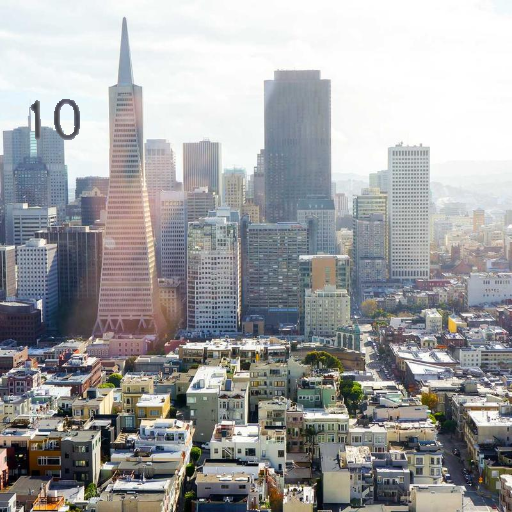
#> input picture dataset/FTSR/HR/ftsr_000000.png, 512 x 512 px; its folder holds only this picture in this run
$ python degradation.py
#> lines starting #> are read from the running program, lines starting #| are printed output that depends on the picture
"""
Real-ESRGAN style degradation pipeline (two-stage cascaded).

Paper reference:
  Uses the degradation pipeline from Real-ESRGAN [wang2021real], which
  is a TWO-STAGE cascaded degradation model.

  Each stage: Blur → Resize → Noise → JPEG → (optional sinc filter)
  Final: resize to target LR size + optional sinc filter

Reference: https://github.com/xinntao/Real-ESRGAN/blob/master/realesrgan/data/realesrgan_dataset.py

Improvements over previous version:
  - Sinc filter support (critical for Real-ESRGAN fidelity)
  - Multiple blur kernel types (iso/aniso Gaussian, generalized Gaussian, plateau)
  - Poisson noise (shot noise) in addition to Gaussian
  - Per-stage parameter tuning matching the original paper
"""
import cv2
import numpy as np
import random
from pathlib import Path
from tqdm import tqdm


def _generate_sinc_kernel(cutoff: float, kernel_size: int = 21) -> np.ndarray:
    """Generate a sinc filter kernel (band-limiting / ringing artifact).

    This is a key component of Real-ESRGAN degradation that was previously missing.
    """
    if kernel_size % 2 == 0:
        kernel_size += 1
    half = kernel_size // 2

    kernel = np.zeros((kernel_size, kernel_size), dtype=np.float64)
    for i in range(kernel_size):
        for j in range(kernel_size):
            x = i - half
            y = j - half
            r = np.sqrt(x*x + y*y)
            if r == 0:
                kernel[i, j] = cutoff
            else:
                kernel[i, j] = cutoff * np.sin(np.pi * cutoff * r) / (np.pi * cutoff * r)

    # Normalize
    kernel /= kernel.sum() + 1e-10
    return kernel.astype(np.float32)


def _random_gaussian_kernel(kernel_size: int, sigma_range=(0.2, 3.0)):
    """Generate random isotropic Gaussian blur kernel."""
    sigma = random.uniform(*sigma_range)
    return cv2.getGaussianKernel(kernel_size, sigma) @ \
           cv2.getGaussianKernel(kernel_size, sigma).T


def _random_generalized_gaussian_kernel(kernel_size: int, sigma_range=(0.2, 3.0),
                                         beta_range=(0.5, 4.0)):
    """
    Generalized Gaussian kernel — varies the shape parameter beta.

    Fix D2: Proper implementation using scipy.stats.gennorm instead of
    falling back to standard Gaussian.

    beta < 2: heavier tails (more blur, "plateau"-like)
    beta = 2: standard Gaussian
    beta > 2: lighter tails (sharper)

    Reference: Real-ESRGAN degradation_bsrgan.py
    """
    sigma = random.uniform(*sigma_range)
    beta = random.uniform(*beta_range)

    try:
        from scipy.stats import gennorm
        half = kernel_size // 2
        x = np.arange(-half, half + 1, dtype=np.float64)
        # 1D generalized Gaussian
        kernel_1d = gennorm.pdf(x, beta, scale=sigma)
        kernel_1d = kernel_1d / (kernel_1d.sum() + 1e-10)
        # Outer product for 2D kernel
        kernel = np.outer(kernel_1d, kernel_1d)
    except ImportError:
        # Fallback: standard Gaussian if scipy not available
        kernel = cv2.getGaussianKernel(kernel_size, sigma) @ \
                 cv2.getGaussianKernel(kernel_size, sigma).T

    return kernel.astype(np.float32)


# [54 lines left out: functions _random_aniso_gaussian_kernel, _random_plateau_kernel, not called in this run]


class RealESRGANDegradation:
    """
    Two-stage Real-ESRGAN degradation pipeline with sinc filter support.

    Stage 1: Blur → Resize → Noise → JPEG
    Stage 2: Blur → Resize → Noise → JPEG
    Final:   sinc filter → Resize to target LR

    Fix D2: Now includes all 4 kernel types from Real-ESRGAN:
      1. Isotropic Gaussian
      2. Anisotropic Gaussian (with rotation)
      3. Generalized Gaussian (scipy gennorm)
      4. Plateau (biweight) kernel

    Parameter ranges follow the Real-ESRGAN paper defaults.
    """
    def __init__(self, scale_factor: int = 4, output_size=None, sf=None):
        self.sf = scale_factor if sf is None else sf
        self.output_size = output_size

    def _apply_blur(self, img, sigma_range=(0.2, 3.0)):
        """Random blur with all 4 Real-ESRGAN kernel types.

        Fix D2: Added rotated aniso Gaussian and plateau kernels.
        """
        kernel_size = random.choice([7, 9, 11, 13, 15, 17, 19, 21])

        # Choose kernel type matching Real-ESRGAN probabilities
        kernel_type = random.choices(
            ['iso', 'aniso', 'generalized', 'plateau'],
            weights=[0.45, 0.25, 0.15, 0.15]
        )[0]

        if kernel_type == 'iso':
            kernel = _random_gaussian_kernel(kernel_size, sigma_range)
        elif kernel_type == 'aniso':
            # Fix D2: Use rotated anisotropic Gaussian
            kernel = _random_aniso_gaussian_kernel(kernel_size,
                                                    sigma_x_range=sigma_range,
                                                    sigma_y_range=sigma_range)
        elif kernel_type == 'generalized':
            kernel = _random_generalized_gaussian_kernel(kernel_size, sigma_range)
        else:  # plateau
            kernel = _random_plateau_kernel(kernel_size, sigma_range)

        return cv2.filter2D(img, -1, kernel)

    def _apply_resize(self, img, h, w):
        """Random resize (up/down/keep) with varied interpolation."""
        updown_type = random.choices(["up", "down", "keep"], weights=[0.2, 0.7, 0.1])[0]
        if updown_type == "up":
            scale = random.uniform(1.0, 1.5)
        elif updown_type == "down":
            scale = random.uniform(0.15, 1.0)
        else:
            scale = 1.0

        new_w = max(int(w * scale), 1)
        new_h = max(int(h * scale), 1)

        interp = random.choice([
            cv2.INTER_LINEAR, cv2.INTER_CUBIC, cv2.INTER_AREA, cv2.INTER_LANCZOS4
        ])
        return cv2.resize(img, (new_w, new_h), interpolation=interp)

    def _apply_noise(self, img, sigma_range=(1, 30), poisson_prob=0.3):
        """Additive noise: Gaussian or Poisson (shot noise)."""
        img_f = img.astype(np.float32)

        if random.random() < poisson_prob:
            # Poisson noise (more realistic for camera sensors)
            scale = random.uniform(0.05, 3.0)
            vals = len(np.unique(img))
            vals = max(2 ** np.ceil(np.log2(vals)), 1)
            noisy = np.random.poisson(img_f / 255.0 * vals * scale) / (vals * scale) * 255.0
            img_f = noisy.astype(np.float32)
        else:
            # Gaussian noise
            sigma = random.uniform(*sigma_range)
            noise = np.random.normal(0, sigma, img.shape).astype(np.float32)
            img_f = img_f + noise

        return np.clip(img_f, 0, 255).astype(np.uint8)

    def _apply_jpeg(self, img, quality_range=(30, 95)):
        """JPEG compression artifact."""
        quality = random.randint(*quality_range)
        _, encimg = cv2.imencode(".jpg", img, [int(cv2.IMWRITE_JPEG_QUALITY), quality])
        return cv2.imdecode(encimg, cv2.IMREAD_COLOR)

    def _apply_sinc_filter(self, img, prob=0.5):
        """Apply sinc filter (band-limiting) with given probability.

        Real-ESRGAN uses sinc filter to simulate ringing artifacts caused
        by camera optics and image resizing algorithms.
        """
        if random.random() > prob:
            return img

        # Random cutoff frequency
        cutoff = random.uniform(0.1, 0.9)
        kernel_size = random.choice([7, 9, 11, 13, 15])
        kernel = _generate_sinc_kernel(cutoff, kernel_size)
        return cv2.filter2D(img, -1, kernel)

    def _single_stage(self, img, stage: int = 1):
        """One full degradation pass with stage-specific parameters.

        Stage 1: Wider parameter range
        Stage 2: Slightly tighter (Real-ESRGAN paper convention)
        """
        h, w = img.shape[:2]

        if stage == 1:
            sigma_range = (0.2, 3.0)
            noise_range = (1, 30)
            jpeg_range = (30, 95)
            sinc_prob = 0.1  # Low in first stage
        else:
            sigma_range = (0.2, 1.5)
            noise_range = (1, 25)
            jpeg_range = (30, 95)
            sinc_prob = 0.3  # Higher in second stage

        img = self._apply_blur(img, sigma_range=sigma_range)
        img = self._apply_resize(img, h, w)
        img = self._apply_noise(img, sigma_range=noise_range)
        img = self._apply_jpeg(img, quality_range=jpeg_range)

        return img

    def degrade(self, img):
        """
        Two-stage degradation pipeline.

        Stage 1: Blur → Resize → Noise → JPEG
        Stage 2: Blur → Resize → Noise → JPEG
        Final:   Optional sinc filter → Resize to target LR
        """
        h, w = img.shape[:2]

        if self.output_size is None:
            out_size = (w // self.sf, h // self.sf)
        else:
            out_size = self.output_size

        # Stage 1
        img = self._single_stage(img, stage=1)

        # Stage 2
        img = self._single_stage(img, stage=2)

        # Final sinc filter (Real-ESRGAN applies this before final resize)
        img = self._apply_sinc_filter(img, prob=0.5)

        # Final resize to target LR dimensions
        img = cv2.resize(img, out_size, interpolation=cv2.INTER_CUBIC)

        # Final JPEG compression (optional, Real-ESRGAN does this last)
        if random.random() < 0.5:
            quality = random.randint(30, 95)
            _, encimg = cv2.imencode(".jpg", img, [int(cv2.IMWRITE_JPEG_QUALITY), quality])
            img = cv2.imdecode(encimg, cv2.IMREAD_COLOR)

        return img


def run_degradation_pipeline(hr_dir, lr_dir, sf=4):
    """Batch process HR → LR for an entire directory."""
#> called with hr_dir = 'dataset/FTSR/HR', lr_dir = 'dataset/FTSR/LR', sf = 4
    hr_dir = Path(hr_dir)
    lr_dir = Path(lr_dir)
    lr_dir.mkdir(parents=True, exist_ok=True)

    degrader = RealESRGANDegradation(scale_factor=sf)

    hr_files = sorted(list(hr_dir.glob("*.png")))
    print(f"Degrading {len(hr_files)} images (two-stage Real-ESRGAN pipeline)...")
    for f in tqdm(hr_files):
        img_hr = cv2.imread(str(f))
#> img_hr is the input picture: shape (512, 512, 3); mean B, G, R 163.3, 162.1, 161.6
        if img_hr is None:
            continue
        img_lr = degrader.degrade(img_hr)
#> in _apply_noise, `img_f = img_f + noise`:
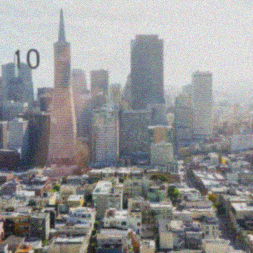
#> img_f: shape (253, 253, 3) float32; mean of channels 0, 1, 2 163.3, 162.2, 161.7; drawn with min black and max white
#> in _apply_noise, `return np.clip(img_f, 0, 255).astype(np.uint8)`:
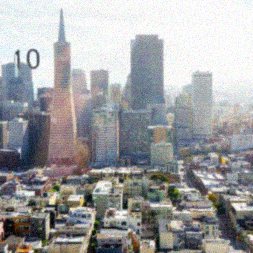
#> returned value: shape (253, 253, 3); mean of channels 0, 1, 2 162.2, 161.1, 160.6; drawn as B, G, R
#> in _apply_jpeg, `_, encimg = cv2.imencode(".jpg", img, [int(cv2.IMWRITE_JPEG_QUALITY), ..`: encimg = 10730 values, max 255 at index 0, min 0 at index 4, mean 123.8
#> call 2 of _apply_resize, with h = 253, w = 253
#> in _apply_resize (call 2), `return cv2.resize(img, (new_w, new_h), interpolation=interp)`:
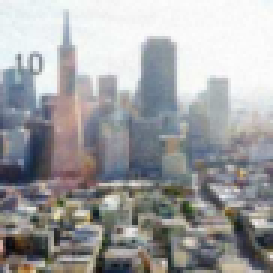
#> returned value: shape (91, 91, 3) (shown 3 times larger); mean of channels 0, 1, 2 162.1, 161.1, 160.5; drawn as B, G, R
#> call 2 of _apply_noise, with sigma_range = (1, 25), poisson_prob = 0.3
#> in _apply_noise (call 2), `img_f = img_f + noise`:
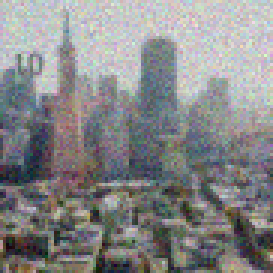
#> img_f: shape (91, 91, 3) float32 (shown 3 times larger); mean B, G, R 161.9, 161.1, 160.6; drawn with min black and max white
#> in _apply_noise (call 2), `return np.clip(img_f, 0, 255).astype(np.uint8)`:
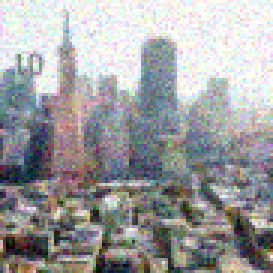
#> returned value: shape (91, 91, 3) (shown 3 times larger); mean of channels 0, 1, 2 160.4, 159.6, 159.2; drawn as B, G, R
#> call 2 of _apply_jpeg, with quality_range = (30, 95)
#> in _apply_jpeg (call 2), `_, encimg = cv2.imencode(".jpg", img, [int(cv2.IMWRITE_JPEG_QUALITY), ..`: encimg = 3308 values, max 255 at index 0, min 0 at index 4, mean 121.8
#> in _apply_jpeg (call 2), `return cv2.imdecode(encimg, cv2.IMREAD_COLOR)`:
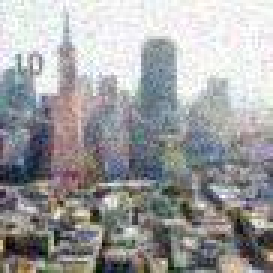
#> returned value: shape (91, 91, 3) (shown 3 times larger); mean B, G, R 160.3, 159.5, 159.4
#> in _apply_sinc_filter, `return cv2.filter2D(img, -1, kernel)`:
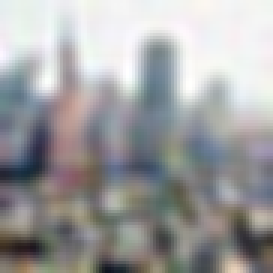
#> returned value: shape (91, 91, 3) (shown 3 times larger); mean of channels 0, 1, 2 160.4, 159.5, 159.4; drawn as B, G, R
#> in degrade, `_, encimg = cv2.imencode(".jpg", img, [int(cv2.IMWRITE_JPEG_QUALITY), ..`: encimg = 1913 values, max 255 at index 0, min 0 at index 4, mean 112.1
        cv2.imwrite(str(lr_dir / f.name), img_lr)


if __name__ == "__main__":
    import argparse
    parser = argparse.ArgumentParser()
    parser.add_argument("--hr_dir", type=str, default="dataset/FTSR/HR")
    parser.add_argument("--lr_dir", type=str, default="dataset/FTSR/LR")
    parser.add_argument("--sf", type=int, default=4)
    args = parser.parse_args()
    run_degradation_pipeline(args.hr_dir, args.lr_dir, args.sf)

$ run again, on dataset/FTSR/HR/ftsr_000004.png
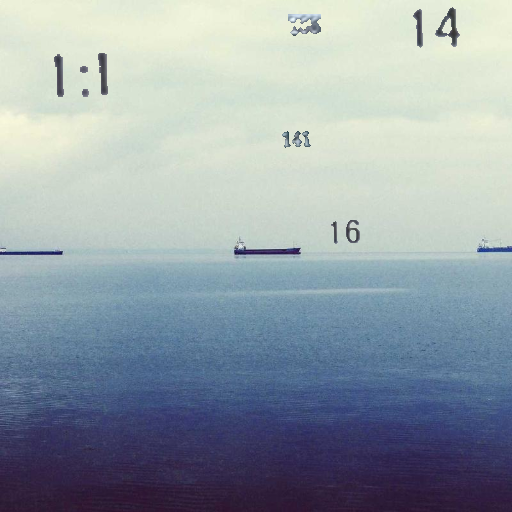
#> input picture dataset/FTSR/HR/ftsr_000004.png, 512 x 512 px
#> in run_degradation_pipeline, img_hr is the input picture: shape (512, 512, 3); mean B, G, R 168.1, 160.3, 148.9
#> in _apply_jpeg, `_, encimg = cv2.imencode(".jpg", img, [int(cv2.IMWRITE_JPEG_QUALITY), ..`: encimg = 7329 values, max 255 at index 0, min 0 at index 4, mean 121.5
#> in _apply_noise (call 2), `return np.clip(img_f, 0, 255).astype(np.uint8)`:
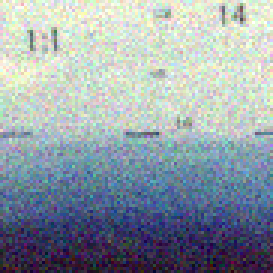
#> returned value: shape (91, 91, 3) (shown 3 times larger); mean of channels 0, 1, 2 166.9, 159.2, 147.8; drawn as B, G, R
#> in _apply_sinc_filter, `return cv2.filter2D(img, -1, kernel)`:
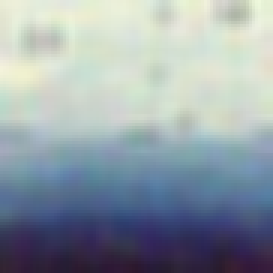
#> returned value: shape (91, 91, 3) (shown 3 times larger); mean of channels 0, 1, 2 166.7, 159.2, 147.6; drawn as B, G, R
#> in degrade, `_, encimg = cv2.imencode(".jpg", img, [int(cv2.IMWRITE_JPEG_QUALITY), ..`: encimg = 1469 values, max 255 at index 0, min 0 at index 4, mean 108.9

$ run again, on dataset/FTSR/HR/ftsr_000005.png
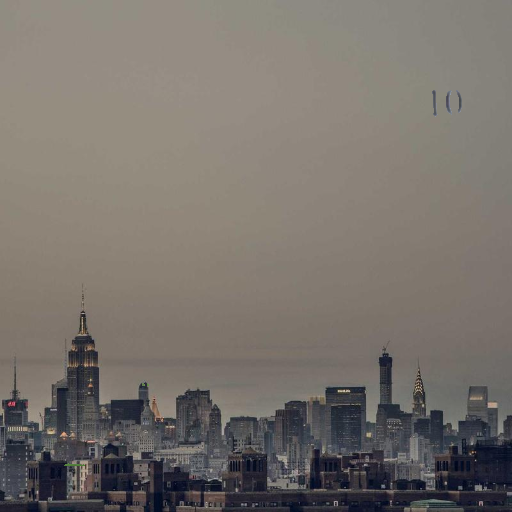
#> input picture dataset/FTSR/HR/ftsr_000005.png, 512 x 512 px
#> in run_degradation_pipeline, img_hr is the input picture: shape (512, 512, 3); mean B, G, R 108, 113.7, 119.7
#> in _apply_jpeg, `_, encimg = cv2.imencode(".jpg", img, [int(cv2.IMWRITE_JPEG_QUALITY), ..`: encimg = 7625 values, max 255 at index 0, min 0 at index 4, mean 119.8
#> in _apply_noise (call 2), `return np.clip(img_f, 0, 255).astype(np.uint8)`:
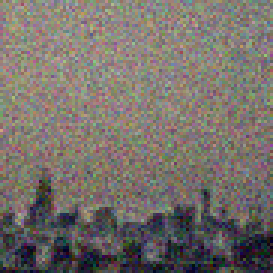
#> returned value: shape (91, 91, 3) (shown 3 times larger); mean of channels 0, 1, 2 106.8, 112.7, 119; drawn as B, G, R
#> in _apply_sinc_filter, `return cv2.filter2D(img, -1, kernel)`:
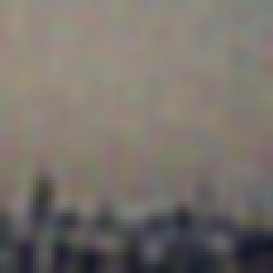
#> returned value: shape (91, 91, 3) (shown 3 times larger); mean of channels 0, 1, 2 106.8, 112.7, 118.9; drawn as B, G, R
#> in degrade, `_, encimg = cv2.imencode(".jpg", img, [int(cv2.IMWRITE_JPEG_QUALITY), ..`: encimg = 1374 values, max 255 at index 0, min 0 at index 4, mean 104.7
